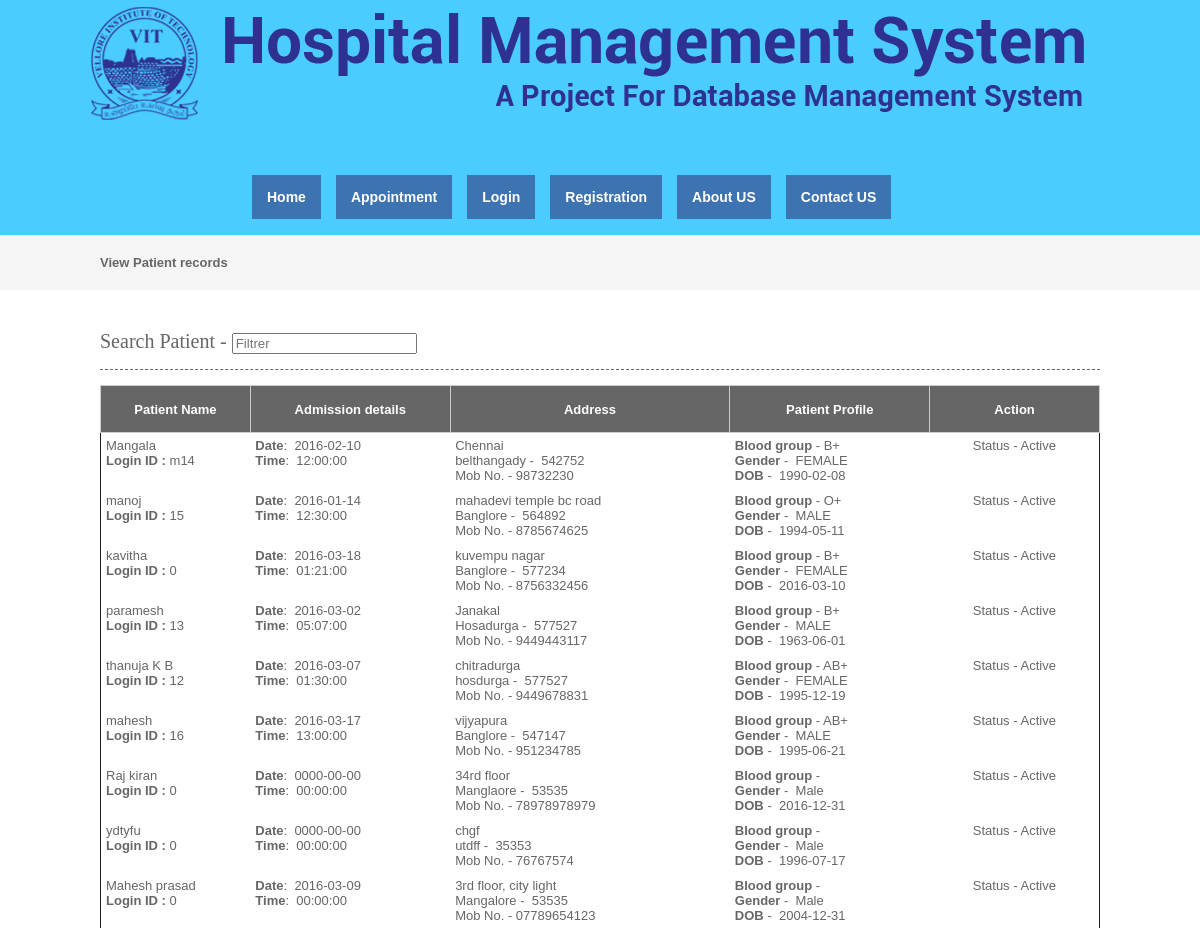
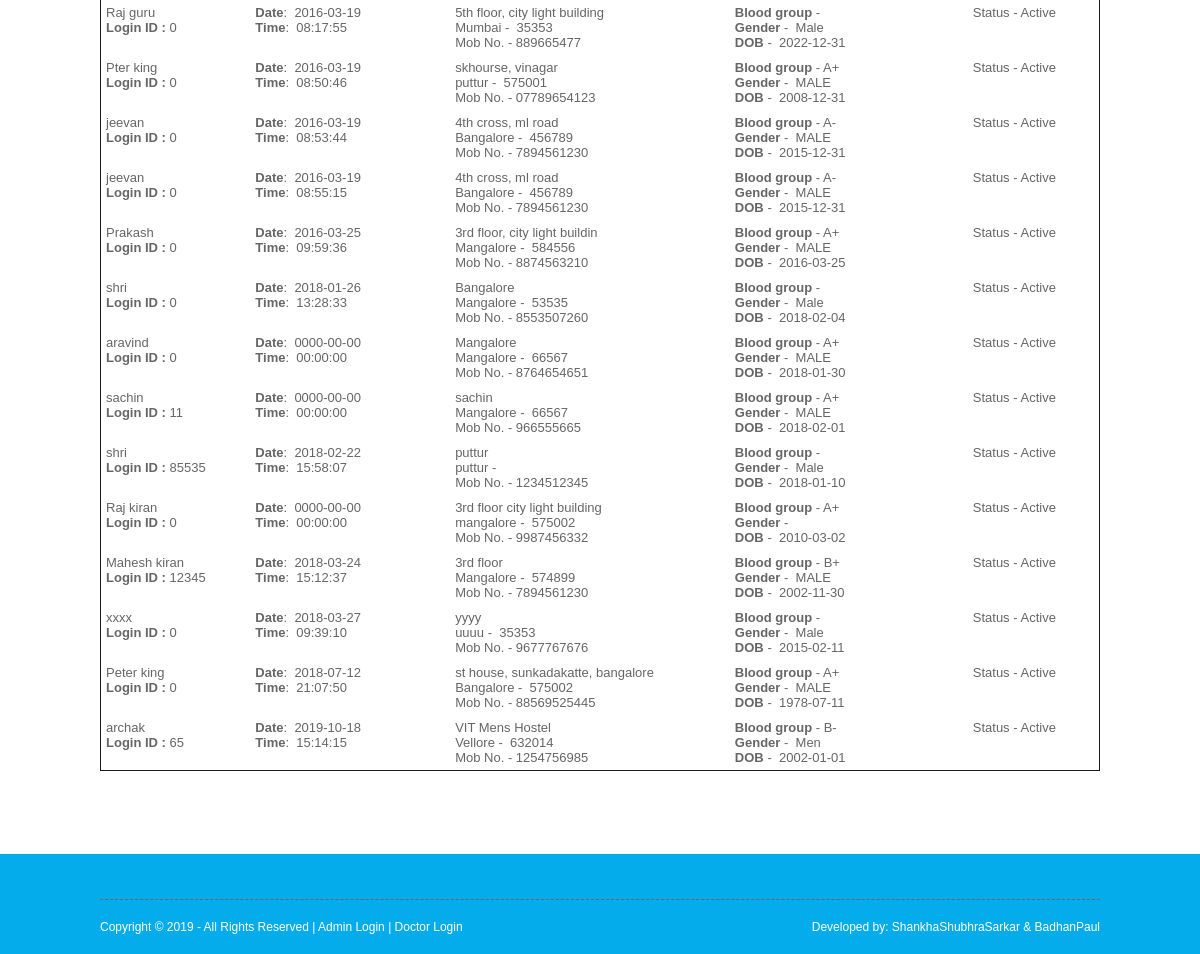
The page /viewpatient.php on the database its author committed (2 pictures, top to bottom).
### tables this page shows
CREATE TABLE `patient` (
  `patientid` int(10) NOT NULL,
  `patientname` varchar(50) NOT NULL,
  `admissiondate` date NOT NULL,
  `admissiontime` time NOT NULL,
  `address` varchar(250) NOT NULL,
  `mobileno` varchar(15) NOT NULL,
  `city` varchar(25) NOT NULL,
  `pincode` varchar(20) NOT NULL,
  `loginid` varchar(50) NOT NULL,
  `password` varchar(25) NOT NULL,
  `bloodgroup` varchar(20) NOT NULL,
  `gender` varchar(10) NOT NULL,
  `dob` date NOT NULL,
  `status` varchar(10) NOT NULL
);

### viewpatient.php (the view, shortened to what this page needs)
<?php
include("header.php");
include("dbconnection.php");
?>
<div class="wrapper col2">
  <div id="breadcrumb">
    <ul>
      <li class="first">View Patient records</li></ul>
  </div>
</div>
<div class="wrapper col4">
  <div id="container">
<section class="container">
<h2>Search Patient - <input type="search" class="light-table-filter" data-table="order-table" placeholder="Filtrer" /></h2>
	<table class="order-table">
      <thead>
        <tr>
          <th width="15%" height="36"><div align="center">Patient Name</div></th>
          <th width="20%"><div align="center">Admission details</div></th>
          <th width="28%"><div align="center">Address</div></th>
          <th width="20%"><div align="center">Patient Profile</div></th>
          <th width="17%"><div align="center">Action</div></th>
        </tr>
        </thead>
      <tbody>
   <?php
		$sql ="SELECT * FROM patient";
		$qsql = mysqli_query($con,$sql);
		while($rs = mysqli_fetch_array($qsql))
		{
        echo "<tr>
          <td>$rs[patientname]<br>
		  <strong>Login ID :</strong> $rs[loginid] </td>
          <td>
		  <strong>Date</strong>: &nbsp;$rs[admissiondate]<br>
		 <strong>Time</strong>: &nbsp;$rs[admissiontime]</td>
		   <td>$rs[address]<br>$rs[city] -  &nbsp;$rs[pincode]<br>
Mob No. - $rs[mobileno]</td>
			    <td><strong>Blood group</strong> - $rs[bloodgroup]<br>
<strong>Gender</strong> - &nbsp;$rs[gender]<br>
<strong>DOB</strong> - &nbsp;$rs[dob]</td>
          <td align='center'>Status - $rs[status] <br>";
		  echo "</td></tr>";
		}
		?>
      </tbody>
    </table>
</section>
    <p>&nbsp;</p>
  </div>
</div>
<?php
include("footer.php");
?>

### layout/styles/layout.css (style rules this page uses)
html { overflow-y:scroll; }
body { margin:0; padding:0; font-size:13px; font-family:verdana, Arial, Helvetica, sans-serif; color:#FFFFFF; background-color:#4F473A; }
div.wrapper { display:block; width:100%; margin:0; text-align:left; }
.col2 { color:#666666; background-color:#F5F5F5; }
.col3, .col4 { color:#666666; background-color:#FFFFFF; }
#head, #gallery, #breadcrumb, #container, #footer { display:block; position:relative; width:1000px; margin:0 auto; }
#breadcrumb { padding:20px 0; }
#breadcrumb ul { margin:0; padding:0; list-style:none; }
#breadcrumb ul li { display:inline; }
#breadcrumb ul li.first { font-weight:bold; }
#container { padding:40px 0; }
#container h1, #container h2, #container h3, #container h4, #container h5, #container h6 { margin:0 0 15px 0; padding:0 0 15px 0; line-height:normal; font-weight:normal; font-size:20px; font-family:Georgia, "Times New Roman", Times, serif; border-bottom:1px dashed #666666; }

### layout/styles/tables.css (style rules this page uses)
table { width:100%; border-collapse:collapse; table-layout:auto; vertical-align:top; margin-bottom:15px; border:1px solid rgb(26, 26, 26); }
table thead th { color:#FFFFFF; background-color:#666666; border:1px solid #CCCCCC; border-collapse:collapse; text-align:center; table-layout:auto; vertical-align:middle; }
table tbody td { vertical-align:top; border-collapse:collapse; }
table thead th, table tbody td { padding:5px; border-collapse:collapse; }

### rows shown on the page
patient: patientname "Mangala", loginid "m14", admissiondate "2016-02-10", admissiontime "12:00:00", address "Chennai", city "belthangady", pincode "542752", mobileno "98732230", bloodgroup "B+", gender "FEMALE", dob "1990-02-08", status "Active"
patient: patientname "manoj", loginid "15", admissiondate "2016-01-14", admissiontime "12:30:00", address "mahadevi temple bc road", city "Banglore", pincode "564892", mobileno "8785674625", bloodgroup "O+", gender "MALE", dob "1994-05-11", status "Active"
patient: patientname "kavitha", loginid "0", admissiondate "2016-03-18", admissiontime "01:21:00", address "kuvempu nagar", city "Banglore", pincode "577234", mobileno "8756332456", bloodgroup "B+", gender "FEMALE", dob "2016-03-10", status "Active"
patient: patientname "paramesh", loginid "13", admissiondate "2016-03-02", admissiontime "05:07:00", address "Janakal", city "Hosadurga", pincode "577527", mobileno "9449443117", bloodgroup "B+", gender "MALE", dob "1963-06-01", status "Active"
patient: patientname "thanuja K B", loginid "12", admissiondate "2016-03-07", admissiontime "01:30:00", address "chitradurga", city "hosdurga", pincode "577527", mobileno "9449678831", bloodgroup "AB+", gender "FEMALE", dob "1995-12-19", status "Active"
patient: patientname "mahesh", loginid "16", admissiondate "2016-03-17", admissiontime "13:00:00", address "vijyapura", city "Banglore", pincode "547147", mobileno "951234785", bloodgroup "AB+", gender "MALE", dob "1995-06-21", status "Active"
patient: patientname "Raj kiran", loginid "0", admissiondate "0000-00-00", admissiontime "00:00:00", address "34rd floor", city "Manglaore", pincode "53535", mobileno "78978978979", gender "Male", dob "2016-12-31", status "Active"
patient: patientname "ydtyfu", loginid "0", admissiondate "0000-00-00", admissiontime "00:00:00", address "chgf", city "utdff", pincode "35353", mobileno "76767574", gender "Male", dob "1996-07-17", status "Active"
patient: patientname "Mahesh prasad", loginid "0", admissiondate "2016-03-09", admissiontime "00:00:00", address "3rd floor, city light", city "Mangalore", pincode "53535", mobileno "07789654123", gender "Male", dob "2004-12-31", status "Active"
patient: patientname "Raj guru", loginid "0", admissiondate "2016-03-19", admissiontime "08:17:55", address "5th floor, city light building", city "Mumbai", pincode "35353", mobileno "889665477", gender "Male", dob "2022-12-31", status "Active"
patient: patientname "Pter king", loginid "0", admissiondate "2016-03-19", admissiontime "08:50:46", address "skhourse, vinagar", city "puttur", pincode "575001", mobileno "07789654123", bloodgroup "A+", gender "MALE", dob "2008-12-31", status "Active"
patient: patientname "jeevan", loginid "0", admissiondate "2016-03-19", admissiontime "08:53:44", address "4th cross, ml road", city "Bangalore", pincode "456789", mobileno "7894561230", bloodgroup "A-", gender "MALE", dob "2015-12-31", status "Active"
patient: patientname "jeevan", loginid "0", admissiondate "2016-03-19", admissiontime "08:55:15", address "4th cross, ml road", city "Bangalore", pincode "456789", mobileno "7894561230", bloodgroup "A-", gender "MALE", dob "2015-12-31", status "Active"
patient: patientname "Prakash", loginid "0", admissiondate "2016-03-25", admissiontime "09:59:36", address "3rd floor, city light buildin", city "Mangalore", pincode "584556", mobileno "8874563210", bloodgroup "A+", gender "MALE", dob "2016-03-25", status "Active"
patient: patientname "shri", loginid "0", admissiondate "2018-01-26", admissiontime "13:28:33", address "Bangalore", city "Mangalore", pincode "53535", mobileno "8553507260", gender "Male", dob "2018-02-04", status "Active"
patient: patientname "aravind", loginid "0", admissiondate "0000-00-00", admissiontime "00:00:00", address "Mangalore", city "Mangalore", pincode "66567", mobileno "8764654651", bloodgroup "A+", gender "MALE", dob "2018-01-30", status "Active"
patient: patientname "sachin", loginid "11", admissiondate "0000-00-00", admissiontime "00:00:00", address "sachin", city "Mangalore", pincode "66567", mobileno "966555665", bloodgroup "A+", gender "MALE", dob "2018-02-01", status "Active"
patient: patientname "shri", loginid "85535", admissiondate "2018-02-22", admissiontime "15:58:07", address "puttur", city "puttur", mobileno "1234512345", gender "Male", dob "2018-01-10", status "Active"
patient: patientname "Raj kiran", loginid "0", admissiondate "0000-00-00", admissiontime "00:00:00", address "3rd floor city light building", city "mangalore", pincode "575002", mobileno "9987456332", bloodgroup "A+", dob "2010-03-02", status "Active"
patient: patientname "Mahesh kiran", loginid "12345", admissiondate "2018-03-24", admissiontime "15:12:37", address "3rd floor", city "Mangalore", pincode "574899", mobileno "7894561230", bloodgroup "B+", gender "MALE", dob "2002-11-30", status "Active"
patient: patientname "xxxx", loginid "0", admissiondate "2018-03-27", admissiontime "09:39:10", address "yyyy", city "uuuu", pincode "35353", mobileno "9677767676", gender "Male", dob "2015-02-11", status "Active"
patient: patientname "Peter king", loginid "0", admissiondate "2018-07-12", admissiontime "21:07:50", address "st house, sunkadakatte, bangalore", city "Bangalore", pincode "575002", mobileno "88569525445", bloodgroup "A+", gender "MALE", dob "1978-07-11", status "Active"
patient: patientname "archak", loginid "65", admissiondate "2019-10-18", admissiontime "15:14:15", address "VIT Mens Hostel", city "Vellore", pincode "632014", mobileno "1254756985", bloodgroup "B-", gender "Men", dob "2002-01-01", status "Active"
